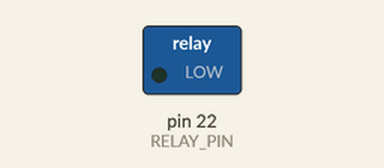
A sketch run on a simulated Arduino Mega 2560, built with avr-gcc and run on an emulated ATmega2560. Shown: switched loads named in the sketch (green lamp = pin HIGH). What the sketch prints to the serial monitor is not drawn.

Above: at 5.0 s.
At 12.5 s:
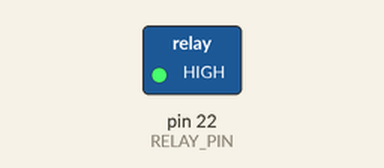
Timing chart, 0 to 19.5 s (numbered marks = the images above):
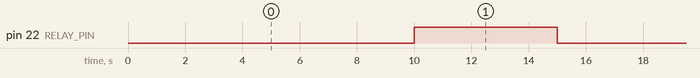

Measured:
- by itself, pin 22 (RELAY_PIN): alternates HIGH for 5.0 s and LOW for 10.0 s

The sketch:

Relay.ino
```cpp
 #define RELAY_PIN 22  // Relay control pin

void setup() {
  Serial.begin(115200);

  pinMode(RELAY_PIN, OUTPUT);
  digitalWrite(RELAY_PIN, HIGH); // Relay OFF at start (active LOW)

  Serial.println("=== Relay Simulation: 10s ON, 5s OFF ===");
}

void loop() {
  // Relay ON (active LOW)
  digitalWrite(RELAY_PIN, LOW);
  Serial.println("Relay ON ✅");
  delay(10000); // 10 seconds ON

  // Relay OFF
  digitalWrite(RELAY_PIN, HIGH);
  Serial.println("Relay OFF ❌");
  delay(5000); // 5 seconds OFF
}
```
